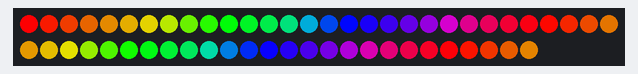
Bench run of a sketch on a simulated Arduino Uno, built with avr-gcc and run on an emulated ATmega328P. Parts: 56 RGB LEDs in strip order, left to right, continuing on the next row.

Above: at 0.15 s.
At 4.08 s:
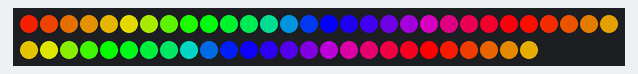
At 8.61 s:
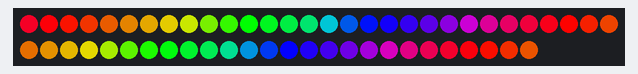
At 17.38 s:
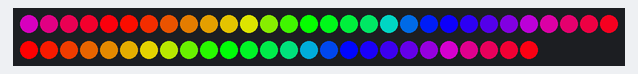
At 27.96 s:
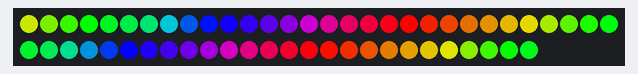
At 38.83 s:
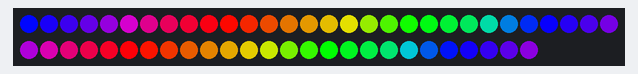

The sketch:

Kod.ino
```cpp
#include <FastLED.h>
#define NUM_LEDS  56
#define LED_PIN   7
int delays = 15;
CRGB leds[NUM_LEDS];
uint8_t num = 255;
void setup() {
  FastLED.addLeds<WS2812B, LED_PIN, GRB>(leds, NUM_LEDS);
  FastLED.setBrightness(255);
}
void loop() {
    for (int i = 0; i < NUM_LEDS; ++i) {
    leds[i] = CHSV(num + (i * 10), 255, 255);
  }
  EVERY_N_MILLISECONDS(delays){
    num--;
  }
  FastLED.show();
}
```
